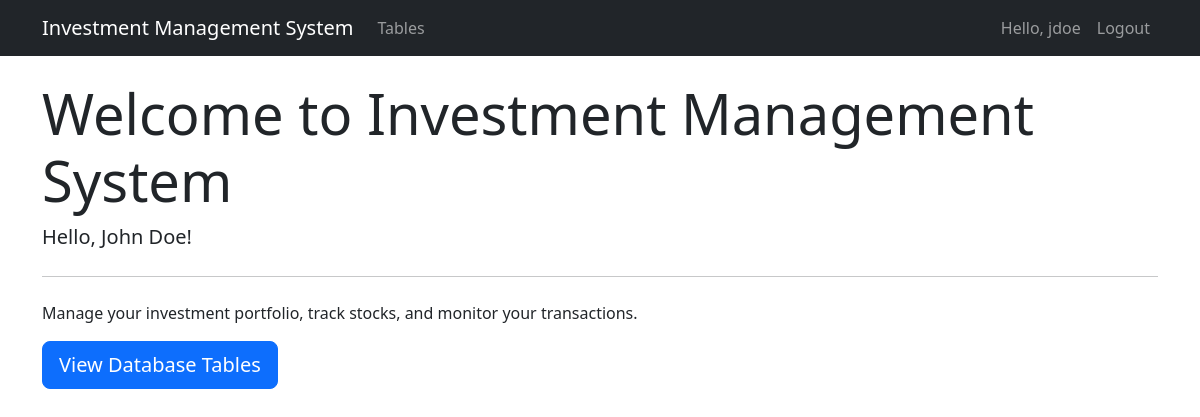
The app's page / (signed in) with its own data.
### tables this page shows
CREATE TABLE Traders (
  Trader_id INTEGER PRIMARY KEY AUTOINCREMENT,
  Username TEXT UNIQUE NOT NULL,
  Password TEXT NOT NULL,
  Email TEXT UNIQUE NOT NULL,
  First_name TEXT NOT NULL,
  Last_name TEXT NOT NULL,
  Phone TEXT,
  Registration_date DATE NOT NULL DEFAULT CURRENT_DATE,
  Account_balance NUMERIC(15,2) NOT NULL DEFAULT 0.00,
  Account_status TEXT NOT NULL DEFAULT 'active'
);

### flaskr/__init__.py (the view)
    @app.route('/')
    def index():
        return render_template('index.html')

### flaskr/__init__.py (called while the page is built)
def create_app(test_confige=None):
    app = Flask(__name__, instance_relative_config=True)
    app.config.from_mapping(
        SECRET_KEY='dev',
        DATABASE=os.path.join(app.instance_path, 'flaskr.sqlite'),
    )
    if test_confige is None:
        app.config.from_pyfile('config.py', silent=True)
    else:
        app.config.from_mapping(test_confige)
    try:
        os.makedirs(app.instance_path)
    except OSError:
        pass
    @app.route('/')
    def index():
        return render_template('index.html')
    @app.route('/hello')
    def hello():
        return 'Hello, World!'
    db.init_app(app)
    app.register_blueprint(auth.bp)
    app.register_blueprint(tables.bp)
    return app

### flaskr/auth.py (called while the page is built)
@bp.before_app_request
def load_logged_in_user():
    user_id = session.get('user_id')
    if user_id is None:
        g.user = None
    else:
        g.user = get_db().execute(
            'SELECT * FROM Traders WHERE Trader_id = ?', (user_id,)
        ).fetchone()

### flaskr/db.py (called while the page is built)
def get_db():
    if 'db' not in g:
        g.db = sqlite3.connect(
            current_app.config['DATABASE'],
            detect_types=sqlite3.PARSE_DECLTYPES
        )
        g.db.row_factory = sqlite3.Row
    return g.db

### flaskr/templates/index.html (shortened to what this page needs)
{% extends 'base.html' %}
{% block content %}
<div class="jumbotron">
    <h1 class="display-4">Welcome to Investment Management System</h1>
    {% if g.user %}
        <p class="lead">Hello, {{ g.user['First_name'] }} {{ g.user['Last_name'] }}!</p>
        <hr class="my-4">
        <p>Manage your investment portfolio, track stocks, and monitor your transactions.</p>
        <a class="btn btn-primary btn-lg" href="{{ url_for('tables.index') }}" role="button">View Database Tables</a>
    {% else %}
        <p class="lead">Please login or register to access your investment portfolio.</p>
        <hr class="my-4">
        <a class="btn btn-primary btn-lg me-2" href="{{ url_for('auth.login') }}" role="button">Login</a>
        <a class="btn btn-secondary btn-lg" href="{{ url_for('auth.register') }}" role="button">Register</a>
    {% endif %}
</div>
{% endblock %}

### flaskr/templates/base.html (shortened to what this page needs)
<!DOCTYPE html>
<html lang="en">
<head>
    <link href="https://cdn.jsdelivr.net/npm/bootstrap@5.3.0/dist/css/bootstrap.min.css" rel="stylesheet">
</head>
<body>
    <nav class="navbar navbar-expand-lg navbar-dark bg-dark">
        <div class="container">
            <a class="navbar-brand" href="{{ url_for('index') }}">Investment Management System</a>
            <div class="collapse navbar-collapse" id="navbarNav">
                <ul class="navbar-nav me-auto">
                    {% if g.user %}
                        <li class="nav-item">
                            <a class="nav-link" href="{{ url_for('tables.index') }}">Tables</a>
                        </li>
                    {% endif %}
                </ul>
                <ul class="navbar-nav ms-auto">
                    {% if g.user %}
                        <li class="nav-item">
                            <span class="nav-link">Hello, {{ g.user['Username'] }}</span>
                        </li>
                        <li class="nav-item">
                            <a class="nav-link" href="{{ url_for('auth.logout') }}">Logout</a>
                        </li>
                    {% endif %}
                </ul>
            </div>
        </div>
    </nav>
    <div class="container mt-4">
        {% block content %}{% endblock %}
    </div>
</body>
</html>

### records on screen
Traders: user.Username "jdoe", user.First_name "John", user.Last_name "Doe"
